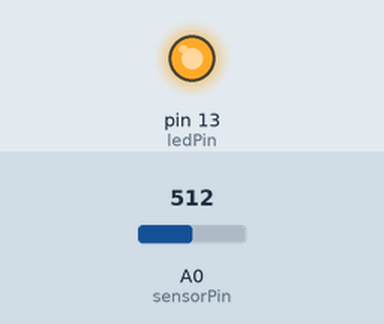
Bench run of a sketch on a simulated Arduino Uno, built with avr-gcc and run on an emulated ATmega328P. Shown: output pins drawn as LEDs (lit = HIGH). Inputs (shaded band) come from the test bench; at power-on: A0 (sensorPin) = 512. What the sketch prints to the serial monitor is not drawn.

Above: at 1.2 s.
1.3 s: A0 (sensorPin) set to 309
2.8 s: A0 (sensorPin) set to 288
At 3.2 s:
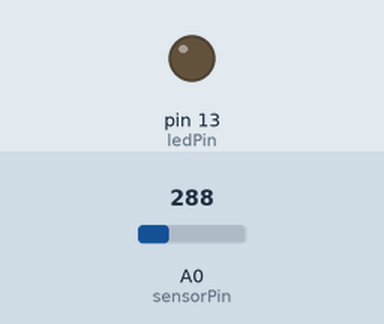
4.3 s: A0 (sensorPin) set to 306
At 5.6 s:
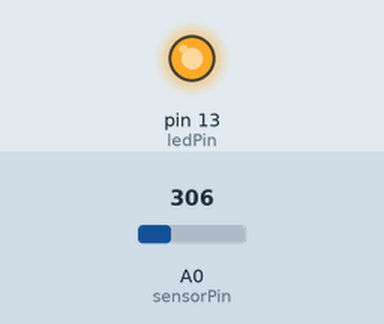
5.9 s: A0 (sensorPin) set to 122
At 7.1 s:
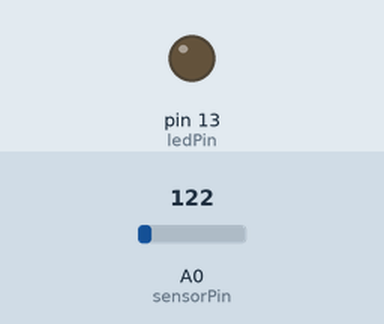
Timing chart, 0 to 8.5 s (numbered marks = the images above; inputs shaded):
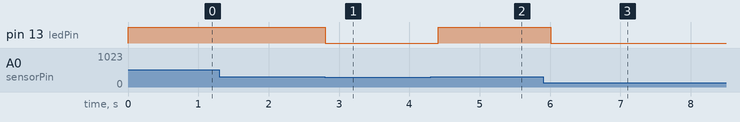

Measured:
- the behaviour switches between 301 and 300 on A0 (sensorPin) (found by bisection; images 0 and 1)
- after the input at 1.3 s, every drawn part: stays the same
- after the input at 2.8 s, pin 13 (ledPin): HIGH → LOW at once
- after the input at 4.3 s, pin 13 (ledPin): LOW → HIGH after 0.11 s
- after the input at 5.9 s, pin 13 (ledPin): HIGH → LOW after 0.11 s

The sketch:

FIREFLY.ino
```cpp
// (licence header left out)
//connected pins
const int ledPin = 13;
const int sensorPin = 0;
//variables
int sensorValue = 0;
int sensorMap = 0;

//the setup routine runs once
void setup()
{
  Serial.begin(115200); //begin serial communication at 9600 baud rate
}

// the loop routine runs over and over
void loop()
{
  sensorValue = analogRead(sensorPin); //store the sensor value
  sensorMap = map(sensorValue, 50, 550, 0, 255); //remap the value of the sensor to the value of the LED
  analogWrite(ledPin, sensorMap); //apply the  remapped value to the LED
  //display the desired information on the Serial Monitor
  //Serial.print("sensor value: ");
  //Serial.print(sensorValue);
  //Serial.print("    ");
  //Serial.print("remapped value: ");
  //Serial.println(sensorMap);
  Serial.print(sensorValue);
  //wait 200 milliseconds seconds
  delay(200);
}
```
